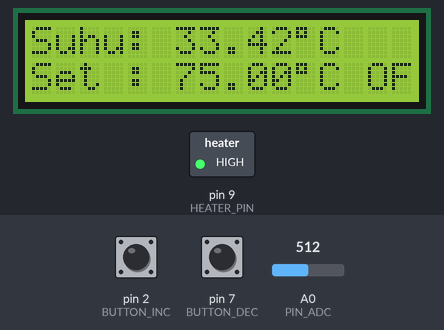
A sketch run on a simulated Arduino Uno, built with avr-gcc and run on an emulated ATmega328P. On the bench: 16×2 character LCD, switched loads named in the sketch (green lamp = pin HIGH). Inputs (shaded band) come from the test bench; at power-on: A0 (PIN_ADC) = 512, pin 2 (BUTTON_INC) LOW, pin 7 (BUTTON_DEC) LOW. What the sketch prints to the serial monitor is not drawn.

Above: at 1.6 s.
1.7 s: A0 (PIN_ADC) set to 493
At 3.6 s:
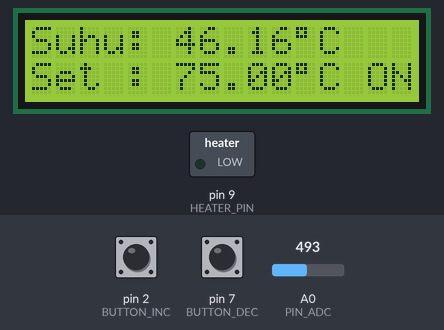
4.7 s: A0 (PIN_ADC) set to 459
At 6.4 s:
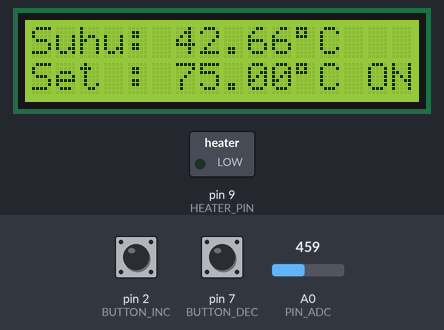
7.5 s: pin 2 (BUTTON_INC) pulled HIGH for 0.15 s
At 9.2 s:
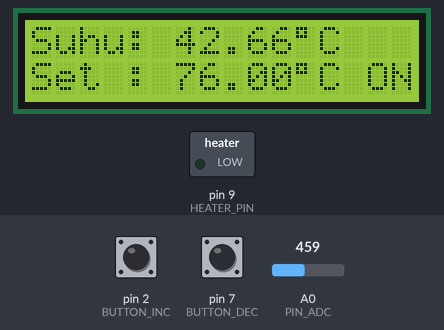
9.5 s: pin 2 (BUTTON_INC) pulled HIGH for 1 s
At 10.7 s:
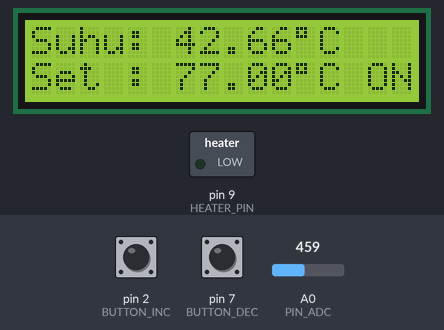
12.0 s: A0 (PIN_ADC) set to 747
At 14.2 s:
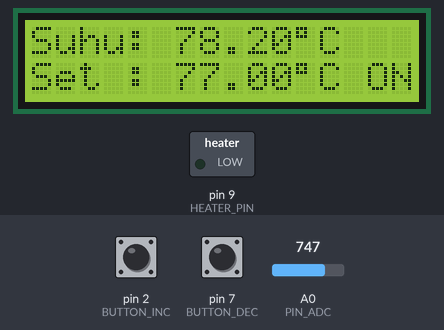
14.5 s: A0 (PIN_ADC) set to 766
At 16.5 s:
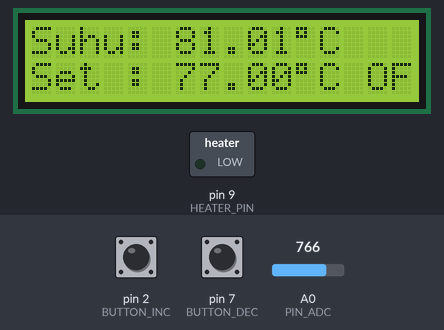
Timing chart, 0 to 18.4 s (numbered marks = the images above; inputs shaded):
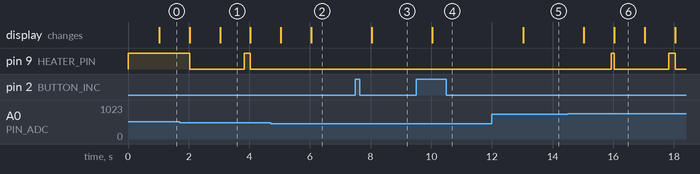

Measured:
- the behaviour switches between 757 and 758 on A0 (PIN_ADC) (found by bisection; images 5 and 6)
- after the input at 4.7 s, the display: first changes after 0.34 s (image 2 shows a later state)
- after the input at 7.5 s, the display: changes after 0.54 s (image 3)
- after the input at 9.5 s, the display: changes after 0.54 s (image 4)
- after the input at 12.0 s, the display: changes after 1.0 s (image 5)
- after the input at 14.5 s, pin 9 (HEATER_PIN): LOW → HIGH after 1.4 s, → LOW 0.10 s later, → HIGH 1.8 s later, → LOW 0.20 s later; the display: first changes after 0.54 s (image 6 shows a later state)
- what the display in image 1 shows lasts 1.0 s, from 3.0 s to 4.0 s

The sketch:

PID-auto-tuning-Ziegler-Nichols.ino
```cpp
#include <Wire.h>
#include <LiquidCrystal_I2C.h>
#include <PID_v1.h>
#define BUTTON_INC       2
#define BUTTON_DEC       7
#define HEATER_PIN       9
#define PIN_ADC          A0
#define JUMLAH_SAMPLE_MOVAVG     10
#define DEBOUNCE_TIME_MS         50
#define SAMPLING_INTERVAL_MS     100
#define LCD_INTERVAL_MS          1000
#define TPO_PERIOD_MS            2000
#define SETPOINT_RES_C           1.0F
#define DEADBAND_C               0.5F
LiquidCrystal_I2C lcd(0x27, 16, 2);
unsigned int adc_samples[JUMLAH_SAMPLE_MOVAVG] = {0};
unsigned char index_adc = 0;
float adc_avg = 0, suhu_C = 0, error_C = 0;
unsigned long lastSampleTime = 0;
unsigned long lastLCDTime = 0;
unsigned long millisStart = 0;
float setpoint_C = 75.0;
double pid_input = 0, pid_output = 0, pid_setpoint = 75.0;
PID myPID(&pid_input, &pid_output, &pid_setpoint, 0, 0, 0, DIRECT);
unsigned long lastTPOBase = 0;
bool heaterOn = false;
float getTempFromADC(float adc_val) {
  const float a = 8.1e-5;
  const float b = 0.0257;
  const float c = 13.8;
  return a * adc_val * adc_val + b * adc_val + c;
}

void nyalakanHeater()  { digitalWrite(HEATER_PIN, LOW);  heaterOn = true; }
void matikanHeater()   { digitalWrite(HEATER_PIN, HIGH); heaterOn = false; }
void doZNTuning() {
  myPID.SetMode(MANUAL);
  double Ku = 45.0;
  double Pu = 6.0;
  double Kp_z = 0.6 * Ku;
  double Ki_z = 2 * Kp_z / Pu;
  double Kd_z = Kp_z * Pu / 8;
  myPID.SetTunings(Kp_z, Ki_z, Kd_z);
  myPID.SetMode(AUTOMATIC);
  Serial.println("=== ZN TUNING ===");
  Serial.print("Kp = "); Serial.println(Kp_z);
  Serial.print("Ki = "); Serial.println(Ki_z);
  Serial.print("Kd = "); Serial.println(Kd_z);
}

void setup() {
  pinMode(PIN_ADC, INPUT);
  pinMode(BUTTON_INC, INPUT);
  pinMode(BUTTON_DEC, INPUT);
  pinMode(HEATER_PIN, OUTPUT);
  matikanHeater();
  lcd.init();
  lcd.backlight();
  lcd.setCursor(0, 0); lcd.print("Suhu: ");
  lcd.setCursor(0, 1); lcd.print("Set : ");
  Serial.begin(19200);
  delay(200);
  Serial.println("CLEARSHEET");
  Serial.println("LABEL,Waktu (s),Suhu,Setpoint,Heater,PID_output");
  doZNTuning();
  myPID.SetOutputLimits(0, TPO_PERIOD_MS);
  millisStart = millis();
}


void loop() {
  unsigned long now = millis();
  	  if (now - lastSampleTime >= SAMPLING_INTERVAL_MS) {
    lastSampleTime = now;
    adc_samples[index_adc] = analogRead(PIN_ADC);
    index_adc = (index_adc + 1) % JUMLAH_SAMPLE_MOVAVG;
    unsigned long total = 0;
    for (int i = 0; i < JUMLAH_SAMPLE_MOVAVG; i++) total += adc_samples[i];
    adc_avg = total / (float)JUMLAH_SAMPLE_MOVAVG;
    suhu_C = getTempFromADC(adc_avg);
    error_C = setpoint_C - suhu_C;

    pid_input = suhu_C;
    pid_setpoint = setpoint_C;
    myPID.Compute();
    if (now - lastTPOBase >= TPO_PERIOD_MS) {
      lastTPOBase = now;
      if (pid_output > 0) nyalakanHeater();
      else matikanHeater();
    }
    if ((now - lastTPOBase) >= pid_output && heaterOn) {
      matikanHeater();
    }
  }
  static unsigned long lastDebounceUp = 0, lastDebounceDown = 0;
  static bool lastStateUp = LOW, lastStateDown = LOW;
  bool currentUp = digitalRead(BUTTON_INC);
  bool currentDown = digitalRead(BUTTON_DEC);
  if (currentUp && !lastStateUp && (now - lastDebounceUp > DEBOUNCE_TIME_MS)) {
    setpoint_C += SETPOINT_RES_C;
    lastDebounceUp = now;
  }
  if (currentDown && !lastStateDown && (now - lastDebounceDown > DEBOUNCE_TIME_MS)) {
    setpoint_C -= SETPOINT_RES_C;
    lastDebounceDown = now;
  }
  lastStateUp = currentUp;
  lastStateDown = currentDown;
  if (now - lastLCDTime >= LCD_INTERVAL_MS) {
    lastLCDTime = now;
    char deg = 223;
    lcd.setCursor(6, 0); lcd.print("       ");
    lcd.setCursor(6, 0); lcd.print(suhu_C, 2); lcd.print(deg); lcd.print("C");

    lcd.setCursor(6, 1); lcd.print("       ");
    lcd.setCursor(6, 1); lcd.print(setpoint_C, 2); lcd.print(deg); lcd.print("C ");
    lcd.print(heaterOn ? "ON " : "OFF");
    float seconds = (now - millisStart) / 1000.0;
    Serial.print("DATA,");
    Serial.print(seconds, 1); Serial.print(",");
    Serial.print(suhu_C, 2); Serial.print(",");
    Serial.print(setpoint_C, 2); Serial.print(",");
    Serial.print(heaterOn ? "ON" : "OFF"); Serial.print(",");
    Serial.println(pid_output, 2);
  }
}
```
